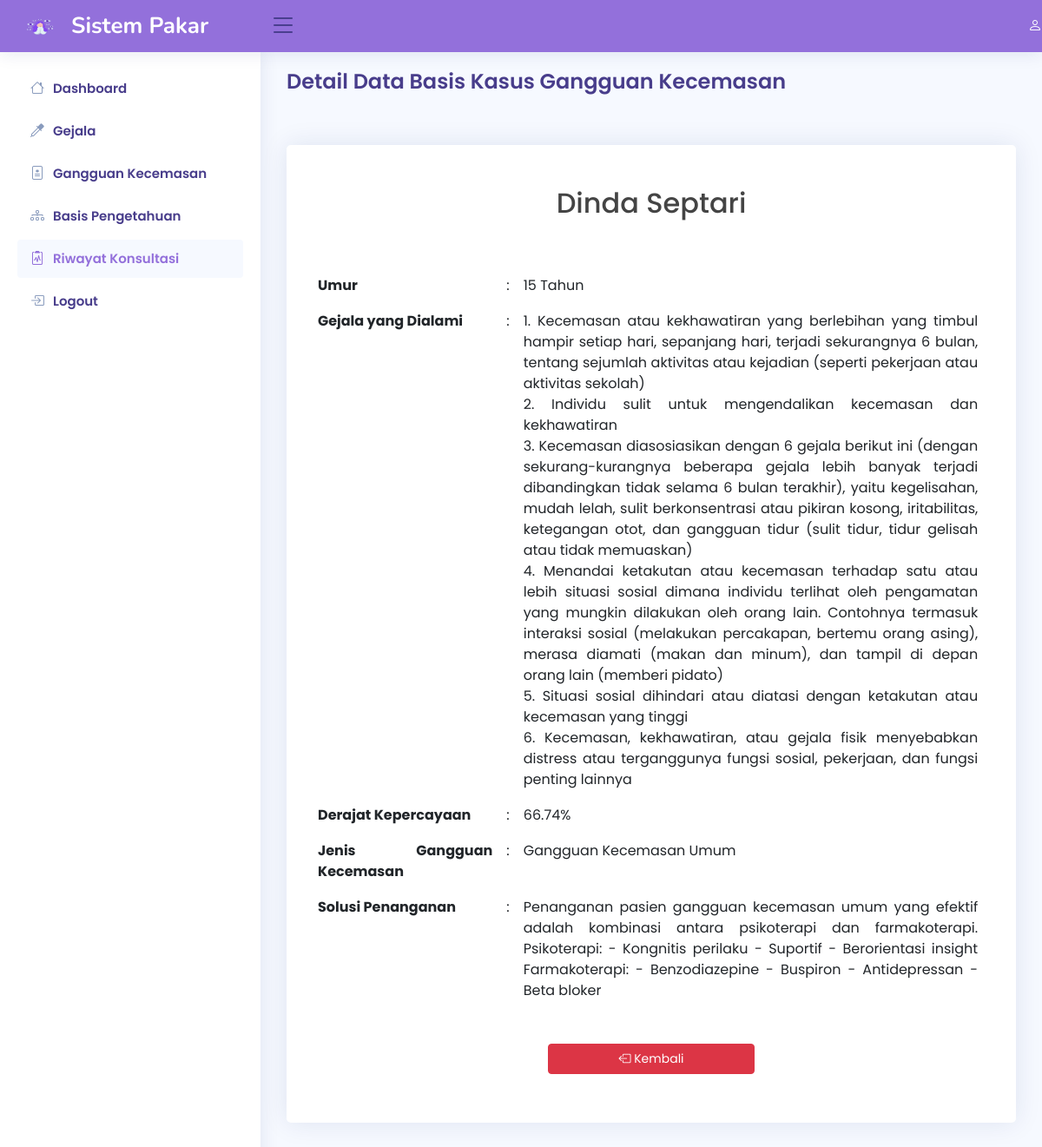
The app's page /admin/pasien/detail.php?detail=4 with its own data.
### tables this page shows
CREATE TABLE `pasien` (
  `id_pasien` int(10) NOT NULL,
  `nama_pasien` varchar(50) NOT NULL,
  `umur` int(3) NOT NULL,
  `kode_gangguan` char(5) NOT NULL,
  `kode_gejala` longtext NOT NULL,
  `hasil` float NOT NULL
);

CREATE TABLE `gejala` (
  `kode_gejala` char(5) NOT NULL,
  `nama_gejala` text NOT NULL
);

CREATE TABLE `gangguan` (
  `kode_gangguan` char(5) NOT NULL,
  `nama_gangguan` varchar(100) NOT NULL,
  `solusi` text NOT NULL
);

### admin/pasien/detail.php (the view, shortened to what this page needs)
<?php
include '../koneksi.php';
$detail = $_GET['detail'];
if ($detail != "") {
  $sql = "SELECT * FROM pasien WHERE id_pasien='$detail'";
  $qry = mysqli_query($koneksi, $sql)
    or die("SQL ERROR" . mysqli_error($koneksi));
  $data = mysqli_fetch_array($qry);
  $id = $data['id_pasien'];
}
?>
<!DOCTYPE html>
<html lang="en">
<head>
  <link href="../../assets/vendor/bootstrap/css/bootstrap.min.css" rel="stylesheet">
  <link rel="stylesheet" href="https://cdn.jsdelivr.net/npm/bootstrap-icons@1.10.2/font/bootstrap-icons.css">
  <link href="../../assets/vendor/boxicons/css/boxicons.min.css" rel="stylesheet">
  <link href="../../assets/vendor/quill/quill.snow.css" rel="stylesheet">
  <link href="../../assets/vendor/quill/quill.bubble.css" rel="stylesheet">
  <link href="../../assets/vendor/remixicon/remixicon.css" rel="stylesheet">
  <link href="../../assets/vendor/simple-datatables/style.css" rel="stylesheet">
  <link rel="stylesheet" href="https://cdn.datatables.net/1.12.1/css/jquery.dataTables.min.css">
  <link href="../../assets/css/style.css" rel="stylesheet">
</head>
<body>
  <header id="header" class="header fixed-top d-flex align-items-center" style="background-color: #9370db;">
    <div class="d-flex align-items-center justify-content-between">
      <a href="index.php" class="logo d-flex align-items-center">
        <img src="../../assets/img/gambar-logo.png" alt="logo" width="20%">
        <span class="d-none d-lg-block" style="color: #fff;">Sistem Pakar</span>
      </a>
      <i class="bi bi-list toggle-sidebar-btn"></i>
    </div>
    <div class="d-flex align-items-center justify-content-md-end" style="width: 73%;">
      <a href="#" class="nav-link nav-link-lg nav-link-user">
          <div class="d-sm-none d-lg-inline-block"style="color: #fff;"><b><i class="bi bi-person"></i> <?php echo $nama; ?></b></div>
      </a>
    </div>
  </header>
  <aside id="sidebar" class="sidebar">
    <ul class="sidebar-nav" id="sidebar-nav">
      <li class="nav-item">
        <a class="nav-link collapsed" href="../index.php">
          <i class="bi bi-house"></i>
          <span>Dashboard</span>
        </a>
      </li>
      <li class="nav-item">
        <a class="nav-link collapsed" href="../gejala/gejala.php">
          <i class="bi bi-eyedropper"></i>
          <span>Gejala</span>
        </a>
      </li>
      <li class="nav-item">
        <a class="nav-link collapsed" href="../penyakit/penyakit.php">
          <i class="bi bi-file-medical"></i>
          <span>Gangguan Kecemasan</span>
        </a>
      </li>
      <li class="nav-item">
        <a class="nav-link collapsed" href="../rules/rules.php">
          <i class="bi bi-diagram-3"></i>
          <span>Basis Pengetahuan</span>
        </a>
      </li>
      <li class="nav-item">
        <a class="nav-link" href="../pasien/pasien.php">
          <i class="bi bi-clipboard2-pulse"></i>
          <span>Riwayat Konsultasi</span>
        </a>
      </li>
      <li class="nav-item">
        <a class="nav-link collapsed" href="javascript:;" data-bs-toggle="modal" data-bs-target="#logoutmodal">
          <i class="bi bi-box-arrow-in-right"></i>
          <span>Logout</span>
        </a>
      </li>
    </ul>
  </aside>
  <main id="main" class="main">
    <div class="pagetitle">
      <h1>Detail Data Basis Kasus Gangguan Kecemasan</h1>
    </div>
    <section>
    <?php $ambil=$koneksi->query("SELECT * FROM pasien WHERE pasien.id_pasien='$id'");
      $detail = $ambil->fetch_assoc();
    ?>
    <div class="row">
    <div class="col-md-12">
      <div class="card col-md-12 mx-auto mt-5">
        <div class="card-body"> <br><br>
      <div class="form-group row mb-3">
      <div align="center">
        <h2> <?php echo $detail['nama_pasien']; ?> </h2>
      </div>
        <div class="card-body"> <br><br>
          <div class="table-responsive">
            <table class="table">
              <tr>
                <th style="width: 28%">Umur</th>
                <td>:</td>
                <td><?= $detail['umur']." Tahun"; ?></td>
              </tr>
              <tr>
                <th>Gejala yang Dialami</th>
                <td>:</td>
                <td>
                <?php
                  $result = $koneksi->query("SELECT * FROM pasien JOIN gangguan ON pasien.kode_gangguan = gangguan.kode_gangguan WHERE id_pasien='$id'");
                    while($row = mysqli_fetch_array($result)):
                        $gejala = unserialize($row['kode_gejala']);
                        foreach ((array)$gejala as $key => $value) {
                            $result_gejala = $koneksi->query("SELECT * FROM gejala WHERE kode_gejala='".$value."'");
                            while($row_gejala = mysqli_fetch_array($result_gejala)):
                                echo $key+1 . ". " . $row_gejala['nama_gejala'] . "<br>";
                            endwhile;
                        }
                        $gangguan = $row['nama_gangguan'];
                        $solusi = $row['solusi'];
                    endwhile;
                ?>
                </td>
              </tr>
              <tr>
                <th>Derajat Kepercayaan</th>
                <td>:</td>
                <td><?php echo round($detail['hasil'],2)."%"; ?></td>
              </tr>
              <tr>
                <th>Jenis Gangguan Kecemasan</th>
                <td>:</td>
                <td><?= $gangguan; ?></td>
              </tr>
              <tr>
                <th>Solusi Penanganan</th>
                <td>:</td>
                <td><?= $solusi; ?></td>
              </tr>
            </table> <br>
            <div class=" d-flex justify-content-center">
              <a href="./pasien.php" class="btn btn-danger btn-sm" style="padding: 6px 80px;"> <i class="bi bi-box-arrow-left"></i> Kembali</a>
            </div>
              </div>
          </div>
        </div>
    </div>
</div>
    </div>
</div>
  </main>
</body>
</html>

### assets/css/style.css (style rules this page uses)
:root { scroll-behavior: smooth; }
body { font-family: "Poppins", sans-serif; background: #f6f9ff; color: #444444; }
a { color: #9370db; text-decoration: none; }
span { font-family: "Poppins", sans-serif; }
h1, h2, h3, h4, h5, h6 { font-family: "Poppins", sans-serif; }
#main { margin-top: 60px; padding: 20px 30px; transition: all 0.3s; }
.pagetitle { margin-bottom: 10px; }
.pagetitle h1 { font-size: 24px; margin-bottom: 0; font-weight: 600; color: #483d8b; }
.card { margin-bottom: 30px; border: none; border-radius: 5px; box-shadow: 0px 0 30px rgba(1, 41, 112, 0.1); }
.card-body { padding: 0 20px 20px 20px; }
.logo { line-height: 1; }
@media (min-width: 1200px) { .logo { width: 280px; } }
.logo img { max-height: 26px; margin-right: 6px; }
.logo span { font-size: 26px; font-weight: 700; color: #483d8b; font-family: "Nunito", sans-serif; }
.header { transition: all 0.5s; z-index: 997; height: 60px; box-shadow: 0px 2px 20px rgba(1, 41, 112, 0.1); background-color: #fff; padding-left: 20px; }
.header .toggle-sidebar-btn { font-size: 32px; padding-left: 10px; cursor: pointer; color: #483d8b; }
.sidebar { position: fixed; top: 60px; left: 0; bottom: 0; width: 300px; z-index: 996; transition: all 0.3s; padding: 20px; overflow-y: auto; scrollbar-width: thin; scrollbar-color: #aab7cf transparent; box-shadow: 0px 0px 20px rgba(1, 41, 112, 0.1); background-color: #fff; }
@media (min-width: 1200px) { #main, #footer { margin-left: 300px; } }
.sidebar-nav { padding: 0; margin: 0; list-style: none; }
.sidebar-nav li { padding: 0; margin: 0; list-style: none; }
.sidebar-nav .nav-item { margin-bottom: 5px; }
.sidebar-nav .nav-link { display: flex; align-items: center; font-size: 15px; font-weight: 600; color: #9370db; transition: 0.3; background: #f6f9ff; padding: 10px 15px; border-radius: 4px; }
.sidebar-nav .nav-link i { font-size: 16px; margin-right: 10px; color: #9370db; }
.sidebar-nav .nav-link.collapsed { color: #483d8b; background: #fff; }
.sidebar-nav .nav-link.collapsed i { color: #899bbd; }

### admin/pasien/detail.php (style rules this page uses)
.table { width: 99%; background: #FFF; border: none #FFF; border-radius: 5px 5px; padding: 3px 3px 3px 5px; text-align: justify; }

### records on screen
pasien: nama_pasien "Dinda Septari", umur "15", hasil "66.74", kode_gangguan.nama_gangguan "Gangguan Kecemasan Umum", kode_gangguan.solusi "Penanganan pasien gangguan kecemasan umum yang efektif adalah kombinasi antara psikoterapi dan farmakoterapi. Psikoterapi: - Kongnitis perilaku - Suportif - Berorientasi insight Farmakoterapi: - Benzodiazepine - Buspiron - Antidepressan - Beta bloker"
gejala: nama_gejala "Kecemasan atau kekhawatiran yang berlebihan yang timbul hampir setiap hari, sepanjang hari, terjadi sekurangnya 6 bulan, tentang sejumlah aktivitas atau kejadian (seperti pekerjaan atau aktivitas sekolah)"
gejala: nama_gejala "Individu sulit untuk mengendalikan kecemasan dan kekhawatiran"
gejala: nama_gejala "Kecemasan diasosiasikan dengan 6 gejala berikut ini (dengan sekurang-kurangnya beberapa gejala lebih banyak terjadi dibandingkan tidak selama 6 bulan terakhir), yaitu kegelisahan, mudah lelah, sulit berkonsentrasi atau pikiran kosong, iritabilitas, ketegangan otot, dan gangguan tidur (sulit tidur, tidur gelisah atau tidak memuaskan)"
gejala: nama_gejala "Menandai ketakutan atau kecemasan terhadap satu atau lebih situasi sosial dimana individu terlihat oleh pengamatan yang mungkin dilakukan oleh orang lain. Contohnya termasuk interaksi sosial (melakukan percakapan, bertemu orang asing), merasa diamati (makan dan minum), dan tampil di depan orang lain (memberi pidato)"
gejala: nama_gejala "Situasi sosial dihindari atau diatasi dengan ketakutan atau kecemasan yang tinggi"
gejala: nama_gejala "Kecemasan, kekhawatiran, atau gejala fisik menyebabkan distress atau terganggunya fungsi sosial, pekerjaan, dan fungsi penting lainnya"
